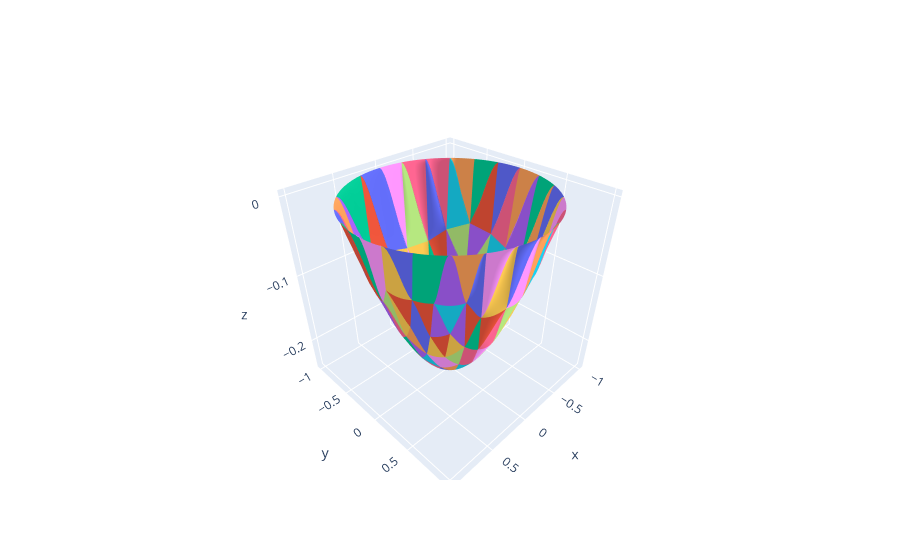

The cell this chart's notebook holds for it:
### Code cell
plot_data = [
    plotly.graph_objects.Mesh3d(
                                x=xx,
                                y=yy,
                                z=zz,                                          
                                )    
    for xx, yy, zz in zip(XX, YY, ZZ) 
    ]
fig = plotly.graph_objects.Figure(data=plot_data)
fig.update_layout()

### Figure 1 — Plotly figure (JSON) as saved in the notebook; plotly's stock layout.template omitted (floating-point values rounded to 4 significant figures; data arrays with more than 128 entries replaced by an {"elided": "..."} marker saying what was removed)
{"data": [{"type": "mesh3d", "x": {"elided": "253 float values"}, "y": {"elided": "253 float values"}, "z": {"elided": "253 float values"}}, {"type": "mesh3d", "x": {"elided": "253 float values"}, "y": {"elided": "253 float values"}, "z": {"elided": "253 float values"}}, {"type": "mesh3d", "x": {"elided": "253 float values"}, "y": {"elided": "253 float values"}, "z": {"elided": "253 float values"}}, {"type": "mesh3d", "x": {"elided": "253 float values"}, "y": {"elided": "253 float values"}, "z": {"elided": "253 float values"}}, {"type": "mesh3d", "x": {"elided": "253 float values"}, "y": {"elided": "253 float values"}, "z": {"elided": "253 float values"}}, {"type": "mesh3d", "x": {"elided": "253 float values"}, "y": {"elided": "253 float values"}, "z": {"elided": "253 float values"}}, {"type": "mesh3d", "x": {"elided": "253 float values"}, "y": {"elided": "253 float values"}, "z": {"elided": "253 float values"}}, {"type": "mesh3d", "x": {"elided": "253 float values"}, "y": {"elided": "253 float values"}, "z": {"elided": "253 float values"}}, {"type": "mesh3d", "x": {"elided": "253 float values"}, "y": {"elided": "253 float values"}, "z": {"elided": "253 float values"}}, {"type": "mesh3d", "x": {"elided": "253 float values"}, "y": {"elided": "253 float values"}, "z": {"elided": "253 float values"}}, {"type": "mesh3d", "x": {"elided": "253 float values"}, "y": {"elided": "253 float values"}, "z": {"elided": "253 float values"}}, {"type": "mesh3d", "x": {"elided": "253 float values"}, "y": {"elided": "253 float values"}, "z": {"elided": "253 float values"}}, {"type": "mesh3d", "x": {"elided": "253 float values"}, "y": {"elided": "253 float values"}, "z": {"elided": "253 float values"}}, {"type": "mesh3d", "x": {"elided": "253 float values"}, "y": {"elided": "253 float values"}, "z": {"elided": "253 float values"}}, {"type": "mesh3d", "x": {"elided": "253 float values"}, "y": {"elided": "253 float values"}, "z": {"elided": "253 float values"}}, {"type": "mesh3d", "x": {"elided": "253 float values"}, "y": {"elided": "253 float values"}, "z": {"elided": "253 float values"}}, {"type": "mesh3d", "x": {"elided": "253 float values"}, "y": {"elided": "253 float values"}, "z": {"elided": "253 float values"}}, {"type": "mesh3d", "x": {"elided": "253 float values"}, "y": {"elided": "253 float values"}, "z": {"elided": "253 float values"}}, {"type": "mesh3d", "x": {"elided": "253 float values"}, "y": {"elided": "253 float values"}, "z": {"elided": "253 float values"}}, {"type": "mesh3d", "x": {"elided": "253 float values"}, "y": {"elided": "253 float values"}, "z": {"elided": "253 float values"}}, {"type": "mesh3d", "x": {"elided": "253 float values"}, "y": {"elided": "253 float values"}, "z": {"elided": "253 float values"}}, {"type": "mesh3d", "x": {"elided": "253 float values"}, "y": {"elided": "253 float values"}, "z": {"elided": "253 float values"}}, {"type": "mesh3d", "x": {"elided": "253 float values"}, "y": {"elided": "253 float values"}, "z": {"elided": "253 float values"}}, {"type": "mesh3d", "x": {"elided": "253 float values"}, "y": {"elided": "253 float values"}, "z": {"elided": "253 float values"}}, {"type": "mesh3d", "x": {"elided": "253 float values"}, "y": {"elided": "253 float values"}, "z": {"elided": "253 float values"}}, {"type": "mesh3d", "x": {"elided": "253 float values"}, "y": {"elided": "253 float values"}, "z": {"elided": "253 float values"}}, {"type": "mesh3d", "x": {"elided": "253 float values"}, "y": {"elided": "253 float values"}, "z": {"elided": "253 float values"}}, {"type": "mesh3d", "x": {"elided": "253 float values"}, "y": {"elided": "253 float values"}, "z": {"elided": "253 float values"}}, {"type": "mesh3d", "x": {"elided": "253 float values"}, "y": {"elided": "253 float values"}, "z": {"elided": "253 float values"}}, {"type": "mesh3d", "x": {"elided": "253 float values"}, "y": {"elided": "253 float values"}, "z": {"elided": "253 float values"}}, {"type": "mesh3d", "x": {"elided": "253 float values"}, "y": {"elided": "253 float values"}, "z": {"elided": "253 float values"}}, {"type": "mesh3d", "x": {"elided": "253 float values"}, "y": {"elided": "253 float values"}, "z": {"elided": "253 float values"}}, {"type": "mesh3d", "x": {"elided": "253 float values"}, "y": {"elided": "253 float values"}, "z": {"elided": "253 float values"}}, {"type": "mesh3d", "x": {"elided": "253 float values"}, "y": {"elided": "253 float values"}, "z": {"elided": "253 float values"}}, {"type": "mesh3d", "x": {"elided": "253 float values"}, "y": {"elided": "253 float values"}, "z": {"elided": "253 float values"}}, {"type": "mesh3d", "x": {"elided": "253 float values"}, "y": {"elided": "253 float values"}, "z": {"elided": "253 float values"}}, {"type": "mesh3d", "x": {"elided": "253 float values"}, "y": {"elided": "253 float values"}, "z": {"elided": "253 float values"}}, {"type": "mesh3d", "x": {"elided": "253 float values"}, "y": {"elided": "253 float values"}, "z": {"elided": "253 float values"}}, {"type": "mesh3d", "x": {"elided": "253 float values"}, "y": {"elided": "253 float values"}, "z": {"elided": "253 float values"}}, {"type": "mesh3d", "x": {"elided": "253 float values"}, "y": {"elided": "253 float values"}, "z": {"elided": "253 float values"}}, {"type": "mesh3d", "x": {"elided": "253 float values"}, "y": {"elided": "253 float values"}, "z": {"elided": "253 float values"}}, {"type": "mesh3d", "x": {"elided": "253 float values"}, "y": {"elided": "253 float values"}, "z": {"elided": "253 float values"}}, {"type": "mesh3d", "x": {"elided": "253 float values"}, "y": {"elided": "253 float values"}, "z": {"elided": "253 float values"}}, {"type": "mesh3d", "x": {"elided": "253 float values"}, "y": {"elided": "253 float values"}, "z": {"elided": "253 float values"}}, {"type": "mesh3d", "x": {"elided": "253 float values"}, "y": {"elided": "253 float values"}, "z": {"elided": "253 float values"}}, {"type": "mesh3d", "x": {"elided": "253 float values"}, "y": {"elided": "253 float values"}, "z": {"elided": "253 float values"}}, {"type": "mesh3d", "x": {"elided": "253 float values"}, "y": {"elided": "253 float values"}, "z": {"elided": "253 float values"}}, {"type": "mesh3d", "x": {"elided": "253 float values"}, "y": {"elided": "253 float values"}, "z": {"elided": "253 float values"}}, {"type": "mesh3d", "x": {"elided": "253 float values"}, "y": {"elided": "253 float values"}, "z": {"elided": "253 float values"}}, {"type": "mesh3d", "x": {"elided": "253 float values"}, "y": {"elided": "253 float values"}, "z": {"elided": "253 float values"}}, {"type": "mesh3d", "x": {"elided": "253 float values"}, "y": {"elided": "253 float values"}, "z": {"elided": "253 float values"}}, {"type": "mesh3d", "x": {"elided": "253 float values"}, "y": {"elided": "253 float values"}, "z": {"elided": "253 float values"}}, {"type": "mesh3d", "x": {"elided": "253 float values"}, "y": {"elided": "253 float values"}, "z": {"elided": "253 float values"}}, {"type": "mesh3d", "x": {"elided": "253 float values"}, "y": {"elided": "253 float values"}, "z": {"elided": "253 float values"}}, {"type": "mesh3d", "x": {"elided": "253 float values"}, "y": {"elided": "253 float values"}, "z": {"elided": "253 float values"}}, {"type": "mesh3d", "x": {"elided": "253 float values"}, "y": {"elided": "253 float values"}, "z": {"elided": "253 float values"}}, {"type": "mesh3d", "x": {"elided": "253 float values"}, "y": {"elided": "253 float values"}, "z": {"elided": "253 float values"}}, {"type": "mesh3d", "x": {"elided": "253 float values"}, "y": {"elided": "253 float values"}, "z": {"elided": "253 float values"}}, {"type": "mesh3d", "x": {"elided": "253 float values"}, "y": {"elided": "253 float values"}, "z": {"elided": "253 float values"}}, {"type": "mesh3d", "x": {"elided": "253 float values"}, "y": {"elided": "253 float values"}, "z": {"elided": "253 float values"}}, {"type": "mesh3d", "x": {"elided": "253 float values"}, "y": {"elided": "253 float values"}, "z": {"elided": "253 float values"}}, {"type": "mesh3d", "x": {"elided": "253 float values"}, "y": {"elided": "253 float values"}, "z": {"elided": "253 float values"}}, {"type": "mesh3d", "x": {"elided": "253 float values"}, "y": {"elided": "253 float values"}, "z": {"elided": "253 float values"}}, {"type": "mesh3d", "x": {"elided": "253 float values"}, "y": {"elided": "253 float values"}, "z": {"elided": "253 float values"}}, {"type": "mesh3d", "x": {"elided": "253 float values"}, "y": {"elided": "253 float values"}, "z": {"elided": "253 float values"}}, {"type": "mesh3d", "x": {"elided": "253 float values"}, "y": {"elided": "253 float values"}, "z": {"elided": "253 float values"}}, {"type": "mesh3d", "x": {"elided": "253 float values"}, "y": {"elided": "253 float values"}, "z": {"elided": "253 float values"}}, {"type": "mesh3d", "x": {"elided": "253 float values"}, "y": {"elided": "253 float values"}, "z": {"elided": "253 float values"}}, {"type": "mesh3d", "x": {"elided": "253 float values"}, "y": {"elided": "253 float values"}, "z": {"elided": "253 float values"}}, {"type": "mesh3d", "x": {"elided": "253 float values"}, "y": {"elided": "253 float values"}, "z": {"elided": "253 float values"}}, {"type": "mesh3d", "x": {"elided": "253 float values"}, "y": {"elided": "253 float values"}, "z": {"elided": "253 float values"}}, {"type": "mesh3d", "x": {"elided": "253 float values"}, "y": {"elided": "253 float values"}, "z": {"elided": "253 float values"}}, {"type": "mesh3d", "x": {"elided": "253 float values"}, "y": {"elided": "253 float values"}, "z": {"elided": "253 float values"}}, {"type": "mesh3d", "x": {"elided": "253 float values"}, "y": {"elided": "253 float values"}, "z": {"elided": "253 float values"}}, {"type": "mesh3d", "x": {"elided": "253 float values"}, "y": {"elided": "253 float values"}, "z": {"elided": "253 float values"}}, {"type": "mesh3d", "x": {"elided": "253 float values"}, "y": {"elided": "253 float values"}, "z": {"elided": "253 float values"}}, {"type": "mesh3d", "x": {"elided": "253 float values"}, "y": {"elided": "253 float values"}, "z": {"elided": "253 float values"}}, {"type": "mesh3d", "x": {"elided": "253 float values"}, "y": {"elided": "253 float values"}, "z": {"elided": "253 float values"}}, {"type": "mesh3d", "x": {"elided": "253 float values"}, "y": {"elided": "253 float values"}, "z": {"elided": "253 float values"}}, {"type": "mesh3d", "x": {"elided": "253 float values"}, "y": {"elided": "253 float values"}, "z": {"elided": "253 float values"}}, {"type": "mesh3d", "x": {"elided": "253 float values"}, "y": {"elided": "253 float values"}, "z": {"elided": "253 float values"}}, {"type": "mesh3d", "x": {"elided": "253 float values"}, "y": {"elided": "253 float values"}, "z": {"elided": "253 float values"}}, {"type": "mesh3d", "x": {"elided": "253 float values"}, "y": {"elided": "253 float values"}, "z": {"elided": "253 float values"}}, {"type": "mesh3d", "x": {"elided": "253 float values"}, "y": {"elided": "253 float values"}, "z": {"elided": "253 float values"}}, {"type": "mesh3d", "x": {"elided": "253 float values"}, "y": {"elided": "253 float values"}, "z": {"elided": "253 float values"}}, {"type": "mesh3d", "x": {"elided": "253 float values"}, "y": {"elided": "253 float values"}, "z": {"elided": "253 float values"}}, {"type": "mesh3d", "x": {"elided": "253 float values"}, "y": {"elided": "253 float values"}, "z": {"elided": "253 float values"}}, {"type": "mesh3d", "x": {"elided": "253 float values"}, "y": {"elided": "253 float values"}, "z": {"elided": "253 float values"}}, {"type": "mesh3d", "x": {"elided": "253 float values"}, "y": {"elided": "253 float values"}, "z": {"elided": "253 float values"}}, {"type": "mesh3d", "x": {"elided": "253 float values"}, "y": {"elided": "253 float values"}, "z": {"elided": "253 float values"}}, {"type": "mesh3d", "x": {"elided": "253 float values"}, "y": {"elided": "253 float values"}, "z": {"elided": "253 float values"}}, {"type": "mesh3d", "x": {"elided": "253 float values"}, "y": {"elided": "253 float values"}, "z": {"elided": "253 float values"}}, {"type": "mesh3d", "x": {"elided": "253 float values"}, "y": {"elided": "253 float values"}, "z": {"elided": "253 float values"}}, {"type": "mesh3d", "x": {"elided": "253 float values"}, "y": {"elided": "253 float values"}, "z": {"elided": "253 float values"}}, {"type": "mesh3d", "x": {"elided": "253 float values"}, "y": {"elided": "253 float values"}, "z": {"elided": "253 float values"}}, {"type": "mesh3d", "x": {"elided": "253 float values"}, "y": {"elided": "253 float values"}, "z": {"elided": "253 float values"}}, {"type": "mesh3d", "x": {"elided": "253 float values"}, "y": {"elided": "253 float values"}, "z": {"elided": "253 float values"}}, {"type": "mesh3d", "x": {"elided": "253 float values"}, "y": {"elided": "253 float values"}, "z": {"elided": "253 float values"}}, {"type": "mesh3d", "x": {"elided": "253 float values"}, "y": {"elided": "253 float values"}, "z": {"elided": "253 float values"}}, {"type": "mesh3d", "x": {"elided": "253 float values"}, "y": {"elided": "253 float values"}, "z": {"elided": "253 float values"}}, {"type": "mesh3d", "x": {"elided": "253 float values"}, "y": {"elided": "253 float values"}, "z": {"elided": "253 float values"}}, {"type": "mesh3d", "x": {"elided": "253 float values"}, "y": {"elided": "253 float values"}, "z": {"elided": "253 float values"}}, {"type": "mesh3d", "x": {"elided": "253 float values"}, "y": {"elided": "253 float values"}, "z": {"elided": "253 float values"}}, {"type": "mesh3d", "x": {"elided": "253 float values"}, "y": {"elided": "253 float values"}, "z": {"elided": "253 float values"}}, {"type": "mesh3d", "x": {"elided": "253 float values"}, "y": {"elided": "253 float values"}, "z": {"elided": "253 float values"}}, {"type": "mesh3d", "x": {"elided": "253 float values"}, "y": {"elided": "253 float values"}, "z": {"elided": "253 float values"}}, {"type": "mesh3d", "x": {"elided": "253 float values"}, "y": {"elided": "253 float values"}, "z": {"elided": "253 float values"}}, {"type": "mesh3d", "x": {"elided": "253 float values"}, "y": {"elided": "253 float values"}, "z": {"elided": "253 float values"}}, {"type": "mesh3d", "x": {"elided": "253 float values"}, "y": {"elided": "253 float values"}, "z": {"elided": "253 float values"}}, {"type": "mesh3d", "x": {"elided": "253 float values"}, "y": {"elided": "253 float values"}, "z": {"elided": "253 float values"}}, {"type": "mesh3d", "x": {"elided": "253 float values"}, "y": {"elided": "253 float values"}, "z": {"elided": "253 float values"}}, {"type": "mesh3d", "x": {"elided": "253 float values"}, "y": {"elided": "253 float values"}, "z": {"elided": "253 float values"}}, {"type": "mesh3d", "x": {"elided": "253 float values"}, "y": {"elided": "253 float values"}, "z": {"elided": "253 float values"}}, {"type": "mesh3d", "x": {"elided": "253 float values"}, "y": {"elided": "253 float values"}, "z": {"elided": "253 float values"}}, {"type": "mesh3d", "x": {"elided": "253 float values"}, "y": {"elided": "253 float values"}, "z": {"elided": "253 float values"}}, {"type": "mesh3d", "x": {"elided": "253 float values"}, "y": {"elided": "253 float values"}, "z": {"elided": "253 float values"}}, {"type": "mesh3d", "x": {"elided": "253 float values"}, "y": {"elided": "253 float values"}, "z": {"elided": "253 float values"}}, {"type": "mesh3d", "x": {"elided": "253 float values"}, "y": {"elided": "253 float values"}, "z": {"elided": "253 float values"}}, {"type": "mesh3d", "x": {"elided": "253 float values"}, "y": {"elided": "253 float values"}, "z": {"elided": "253 float values"}}, {"type": "mesh3d", "x": {"elided": "253 float values"}, "y": {"elided": "253 float values"}, "z": {"elided": "253 float values"}}, {"type": "mesh3d", "x": {"elided": "253 float values"}, "y": {"elided": "253 float values"}, "z": {"elided": "253 float values"}}, {"type": "mesh3d", "x": {"elided": "253 float values"}, "y": {"elided": "253 float values"}, "z": {"elided": "253 float values"}}, {"type": "mesh3d", "x": {"elided": "253 float values"}, "y": {"elided": "253 float values"}, "z": {"elided": "253 float values"}}, {"type": "mesh3d", "x": {"elided": "253 float values"}, "y": {"elided": "253 float values"}, "z": {"elided": "253 float values"}}, {"type": "mesh3d", "x": {"elided": "253 float values"}, "y": {"elided": "253 float values"}, "z": {"elided": "253 float values"}}, {"type": "mesh3d", "x": {"elided": "253 float values"}, "y": {"elided": "253 float values"}, "z": {"elided": "253 float values"}}, {"type": "mesh3d", "x": {"elided": "253 float values"}, "y": {"elided": "253 float values"}, "z": {"elided": "253 float values"}}, {"type": "mesh3d", "x": {"elided": "253 float values"}, "y": {"elided": "253 float values"}, "z": {"elided": "253 float values"}}, {"type": "mesh3d", "x": {"elided": "253 float values"}, "y": {"elided": "253 float values"}, "z": {"elided": "253 float values"}}, {"type": "mesh3d", "x": {"elided": "253 float values"}, "y": {"elided": "253 float values"}, "z": {"elided": "253 float values"}}, {"type": "mesh3d", "x": {"elided": "253 float values"}, "y": {"elided": "253 float values"}, "z": {"elided": "253 float values"}}, {"type": "mesh3d", "x": {"elided": "253 float values"}, "y": {"elided": "253 float values"}, "z": {"elided": "253 float values"}}, {"type": "mesh3d", "x": {"elided": "253 float values"}, "y": {"elided": "253 float values"}, "z": {"elided": "253 float values"}}, {"type": "mesh3d", "x": {"elided": "253 float values"}, "y": {"elided": "253 float values"}, "z": {"elided": "253 float values"}}, {"type": "mesh3d", "x": {"elided": "253 float values"}, "y": {"elided": "253 float values"}, "z": {"elided": "253 float values"}}, {"type": "mesh3d", "x": {"elided": "253 float values"}, "y": {"elided": "253 float values"}, "z": {"elided": "253 float values"}}, {"type": "mesh3d", "x": {"elided": "253 float values"}, "y": {"elided": "253 float values"}, "z": {"elided": "253 float values"}}, {"type": "mesh3d", "x": {"elided": "253 float values"}, "y": {"elided": "253 float values"}, "z": {"elided": "253 float values"}}, {"type": "mesh3d", "x": {"elided": "253 float values"}, "y": {"elided": "253 float values"}, "z": {"elided": "253 float values"}}, {"type": "mesh3d", "x": {"elided": "253 float values"}, "y": {"elided": "253 float values"}, "z": {"elided": "253 float values"}}, {"type": "mesh3d", "x": {"elided": "253 float values"}, "y": {"elided": "253 float values"}, "z": {"elided": "253 float values"}}, {"type": "mesh3d", "x": {"elided": "253 float values"}, "y": {"elided": "253 float values"}, "z": {"elided": "253 float values"}}, {"type": "mesh3d", "x": {"elided": "253 float values"}, "y": {"elided": "253 float values"}, "z": {"elided": "253 float values"}}, {"type": "mesh3d", "x": {"elided": "253 float values"}, "y": {"elided": "253 float values"}, "z": {"elided": "253 float values"}}], "layout": {}}
